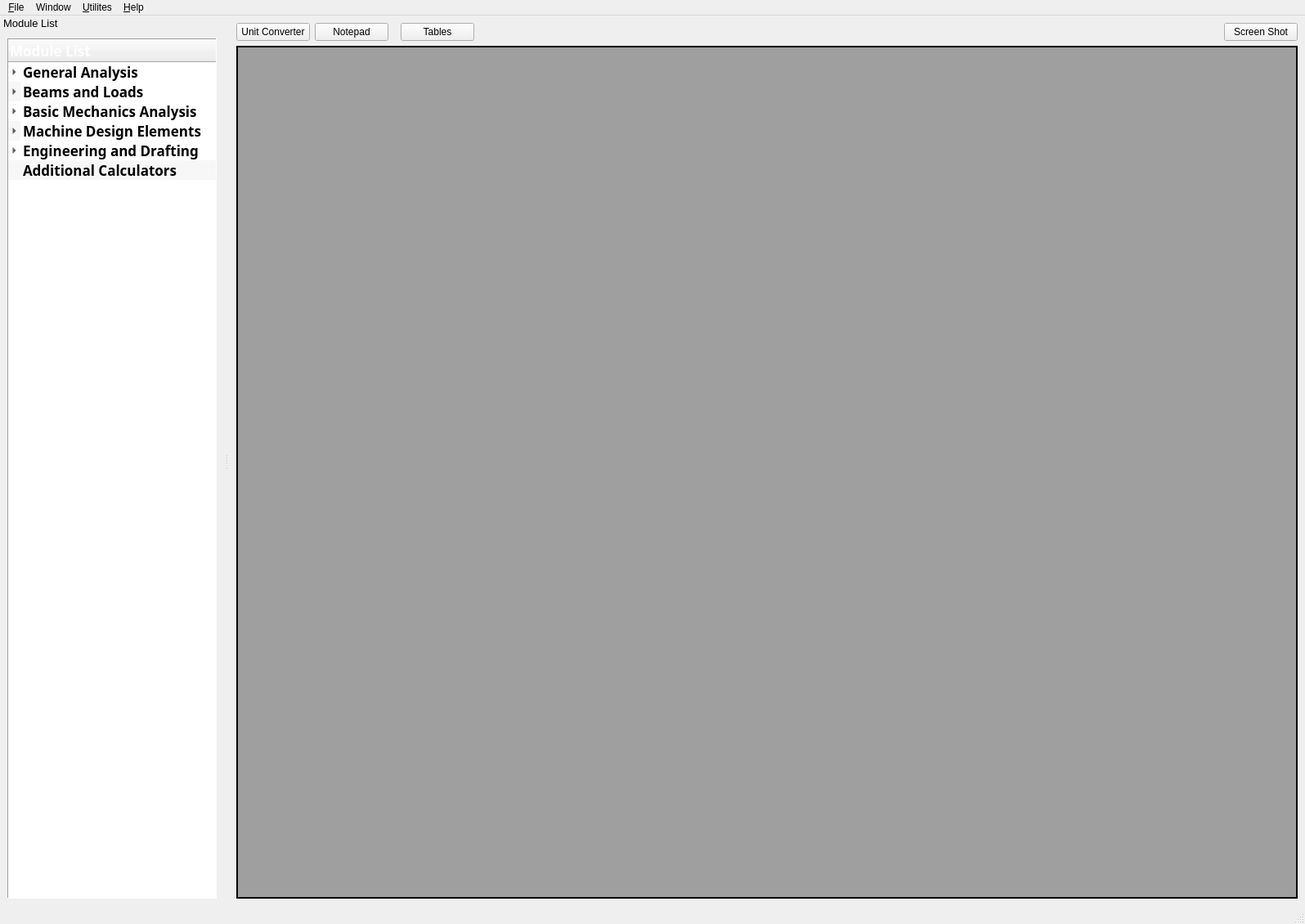
<?xml version="1.0" encoding="UTF-8"?>
<ui version="4.0">
 <class>MEMainWindow</class>
 <widget class="QMainWindow" name="MEMainWindow">
  <property name="geometry">
   <rect>
    <x>0</x>
    <y>0</y>
    <width>1596</width>
    <height>1130</height>
   </rect>
  </property>
  <property name="sizePolicy">
   <sizepolicy hsizetype="Fixed" vsizetype="Fixed">
    <horstretch>0</horstretch>
    <verstretch>0</verstretch>
   </sizepolicy>
  </property>
  <property name="minimumSize">
   <size>
    <width>270</width>
    <height>610</height>
   </size>
  </property>
  <property name="maximumSize">
   <size>
    <width>16777215</width>
    <height>16777215</height>
   </size>
  </property>
  <property name="windowTitle">
   <string>MainWindow</string>
  </property>
  <property name="toolButtonStyle">
   <enum>Qt::ToolButtonIconOnly</enum>
  </property>
  <property name="tabShape">
   <enum>QTabWidget::Rounded</enum>
  </property>
  <property name="dockNestingEnabled">
   <bool>false</bool>
  </property>
  <property name="unifiedTitleAndToolBarOnMac">
   <bool>false</bool>
  </property>
  <widget class="QWidget" name="centralwidget">
   <layout class="QGridLayout" name="gridLayout">
    <item row="0" column="0">
     <layout class="QHBoxLayout" name="horizontalLayout_2">
      <item>
       <widget class="QPushButton" name="Unitconverter">
        <property name="sizePolicy">
         <sizepolicy hsizetype="Minimum" vsizetype="Fixed">
          <horstretch>0</horstretch>
          <verstretch>0</verstretch>
         </sizepolicy>
        </property>
        <property name="minimumSize">
         <size>
          <width>90</width>
          <height>0</height>
         </size>
        </property>
        <property name="text">
         <string>Unit Converter</string>
        </property>
       </widget>
      </item>
      <item>
       <widget class="QPushButton" name="pushButton">
        <property name="sizePolicy">
         <sizepolicy hsizetype="Minimum" vsizetype="Fixed">
          <horstretch>0</horstretch>
          <verstretch>0</verstretch>
         </sizepolicy>
        </property>
        <property name="minimumSize">
         <size>
          <width>90</width>
          <height>0</height>
         </size>
        </property>
        <property name="text">
         <string>Notepad</string>
        </property>
       </widget>
      </item>
      <item>
       <widget class="Line" name="line_2">
        <property name="sizePolicy">
         <sizepolicy hsizetype="Fixed" vsizetype="Fixed">
          <horstretch>0</horstretch>
          <verstretch>0</verstretch>
         </sizepolicy>
        </property>
        <property name="orientation">
         <enum>Qt::Vertical</enum>
        </property>
       </widget>
      </item>
      <item>
       <widget class="QPushButton" name="Tables">
        <property name="sizePolicy">
         <sizepolicy hsizetype="Minimum" vsizetype="Fixed">
          <horstretch>0</horstretch>
          <verstretch>0</verstretch>
         </sizepolicy>
        </property>
        <property name="minimumSize">
         <size>
          <width>90</width>
          <height>0</height>
         </size>
        </property>
        <property name="text">
         <string>Tables</string>
        </property>
       </widget>
      </item>
      <item>
       <spacer name="horizontalSpacer_2">
        <property name="orientation">
         <enum>Qt::Horizontal</enum>
        </property>
        <property name="sizeHint" stdset="0">
         <size>
          <width>40</width>
          <height>20</height>
         </size>
        </property>
       </spacer>
      </item>
      <item>
       <widget class="QPushButton" name="Screenshot">
        <property name="sizePolicy">
         <sizepolicy hsizetype="Minimum" vsizetype="Fixed">
          <horstretch>0</horstretch>
          <verstretch>0</verstretch>
         </sizepolicy>
        </property>
        <property name="minimumSize">
         <size>
          <width>90</width>
          <height>0</height>
         </size>
        </property>
        <property name="text">
         <string>Screen Shot</string>
        </property>
       </widget>
      </item>
     </layout>
    </item>
    <item row="1" column="0">
     <widget class="QMdiArea" name="mdiArea">
      <property name="sizePolicy">
       <sizepolicy hsizetype="Expanding" vsizetype="Expanding">
        <horstretch>0</horstretch>
        <verstretch>0</verstretch>
       </sizepolicy>
      </property>
      <property name="frameShape">
       <enum>QFrame::Panel</enum>
      </property>
      <property name="lineWidth">
       <number>2</number>
      </property>
      <property name="midLineWidth">
       <number>0</number>
      </property>
      <property name="viewMode">
       <enum>QMdiArea::SubWindowView</enum>
      </property>
      <property name="tabsClosable">
       <bool>true</bool>
      </property>
      <property name="tabsMovable">
       <bool>true</bool>
      </property>
      <property name="tabShape">
       <enum>QTabWidget::Triangular</enum>
      </property>
     </widget>
    </item>
   </layout>
  </widget>
  <widget class="QStatusBar" name="statusbar"/>
  <widget class="QMenuBar" name="menubar">
   <property name="geometry">
    <rect>
     <x>0</x>
     <y>0</y>
     <width>1596</width>
     <height>21</height>
    </rect>
   </property>
   <widget class="QMenu" name="menu_File">
    <property name="title">
     <string>&amp;File</string>
    </property>
    <widget class="QMenu" name="menu_Settings">
     <property name="title">
      <string>Settings</string>
     </property>
     <addaction name="actionTheme"/>
    </widget>
    <addaction name="menu_Settings"/>
    <addaction name="actionQuit"/>
   </widget>
   <widget class="QMenu" name="menu_Utilites">
    <property name="title">
     <string>&amp;Utilites</string>
    </property>
    <widget class="QMenu" name="menuTables">
     <property name="title">
      <string>Tables</string>
     </property>
     <addaction name="actionMaterials_list"/>
     <addaction name="actionCross_Sectional_Beams_and_Shapes_Lists"/>
     <addaction name="actionSaftey_Factors"/>
     <addaction name="actionFit_Classes"/>
     <addaction name="actionGD_T"/>
    </widget>
    <addaction name="actionNotepad"/>
    <addaction name="actionUnit_Converter_2"/>
    <addaction name="actionScreenshot"/>
    <addaction name="menuTables"/>
   </widget>
   <widget class="QMenu" name="menu_Help">
    <property name="title">
     <string>&amp;Help</string>
    </property>
    <addaction name="actionModule_Help"/>
    <addaction name="actionAbout"/>
   </widget>
   <widget class="QMenu" name="menuWindow_2">
    <property name="title">
     <string>Window</string>
    </property>
    <addaction name="actionCascade_2"/>
    <addaction name="actionTile_2"/>
    <addaction name="actionClose_All_2"/>
   </widget>
   <addaction name="menu_File"/>
   <addaction name="menuWindow_2"/>
   <addaction name="menu_Utilites"/>
   <addaction name="menu_Help"/>
  </widget>
  <widget class="QDockWidget" name="Modulelistdock">
   <property name="sizePolicy">
    <sizepolicy hsizetype="Expanding" vsizetype="Preferred">
     <horstretch>0</horstretch>
     <verstretch>0</verstretch>
    </sizepolicy>
   </property>
   <property name="minimumSize">
    <size>
     <width>97</width>
     <height>113</height>
    </size>
   </property>
   <property name="font">
    <font>
     <family>Arial</family>
     <pointsize>10</pointsize>
    </font>
   </property>
   <property name="autoFillBackground">
    <bool>false</bool>
   </property>
   <property name="floating">
    <bool>false</bool>
   </property>
   <property name="features">
    <set>QDockWidget::NoDockWidgetFeatures</set>
   </property>
   <property name="allowedAreas">
    <set>Qt::NoDockWidgetArea</set>
   </property>
   <property name="windowTitle">
    <string>Module List</string>
   </property>
   <attribute name="dockWidgetArea">
    <number>1</number>
   </attribute>
   <widget class="QWidget" name="dockWidgetContents">
    <layout class="QVBoxLayout" name="verticalLayout">
     <item>
      <widget class="QTreeWidget" name="Modulelist">
       <property name="sizePolicy">
        <sizepolicy hsizetype="Expanding" vsizetype="Preferred">
         <horstretch>0</horstretch>
         <verstretch>0</verstretch>
        </sizepolicy>
       </property>
       <property name="font">
        <font>
         <family>Century Gothic</family>
         <pointsize>13</pointsize>
         <weight>75</weight>
         <italic>false</italic>
         <bold>true</bold>
         <underline>false</underline>
         <stylestrategy>PreferAntialias</stylestrategy>
         <kerning>true</kerning>
        </font>
       </property>
       <property name="focusPolicy">
        <enum>Qt::NoFocus</enum>
       </property>
       <property name="frameShape">
        <enum>QFrame::Panel</enum>
       </property>
       <property name="sizeAdjustPolicy">
        <enum>QAbstractScrollArea::AdjustIgnored</enum>
       </property>
       <property name="autoScrollMargin">
        <number>16</number>
       </property>
       <property name="editTriggers">
        <set>QAbstractItemView::NoEditTriggers</set>
       </property>
       <property name="tabKeyNavigation">
        <bool>true</bool>
       </property>
       <property name="alternatingRowColors">
        <bool>true</bool>
       </property>
       <property name="selectionBehavior">
        <enum>QAbstractItemView::SelectItems</enum>
       </property>
       <property name="indentation">
        <number>15</number>
       </property>
       <property name="uniformRowHeights">
        <bool>false</bool>
       </property>
       <property name="animated">
        <bool>true</bool>
       </property>
       <property name="wordWrap">
        <bool>true</bool>
       </property>
       <property name="columnCount">
        <number>1</number>
       </property>
       <attribute name="headerCascadingSectionResizes">
        <bool>false</bool>
       </attribute>
       <column>
        <property name="text">
         <string>Module List</string>
        </property>
        <property name="background">
         <color>
          <red>85</red>
          <green>85</green>
          <blue>85</blue>
         </color>
        </property>
        <property name="foreground">
         <brush brushstyle="SolidPattern">
          <color alpha="255">
           <red>255</red>
           <green>255</green>
           <blue>255</blue>
          </color>
         </brush>
        </property>
       </column>
       <item>
        <property name="text">
         <string>General Analysis</string>
        </property>
        <property name="toolTip">
         <string>General Analysis List</string>
        </property>
        <property name="background">
         <brush brushstyle="SolidPattern">
          <color alpha="255">
           <red>255</red>
           <green>255</green>
           <blue>255</blue>
          </color>
         </brush>
        </property>
        <property name="foreground">
         <brush brushstyle="SolidPattern">
          <color alpha="255">
           <red>0</red>
           <green>0</green>
           <blue>0</blue>
          </color>
         </brush>
        </property>
        <property name="flags">
         <set>ItemIsDragEnabled|ItemIsDropEnabled|ItemIsUserCheckable|ItemIsEnabled</set>
        </property>
        <item>
         <property name="text">
          <string>Unit Converter</string>
         </property>
         <property name="toolTip">
          <string>Unit Converter Module</string>
         </property>
         <property name="whatsThis">
          <string/>
         </property>
         <property name="background">
          <brush brushstyle="NoBrush">
           <color alpha="255">
            <red>0</red>
            <green>0</green>
            <blue>0</blue>
           </color>
          </brush>
         </property>
         <property name="foreground">
          <brush brushstyle="NoBrush">
           <color alpha="255">
            <red>0</red>
            <green>0</green>
            <blue>0</blue>
           </color>
          </brush>
         </property>
         <property name="flags">
          <set>ItemIsDragEnabled|ItemIsDropEnabled|ItemIsUserCheckable|ItemIsEnabled</set>
         </property>
        </item>
        <item>
         <property name="text">
          <string>Moments of Inertia</string>
         </property>
         <property name="toolTip">
          <string>Moment of Inertia Module</string>
         </property>
         <property name="background">
          <brush brushstyle="NoBrush">
           <color alpha="255">
            <red>0</red>
            <green>0</green>
            <blue>0</blue>
           </color>
          </brush>
         </property>
         <property name="flags">
          <set>ItemIsDragEnabled|ItemIsDropEnabled|ItemIsUserCheckable|ItemIsEnabled</set>
         </property>
        </item>
        <item>
         <property name="text">
          <string>Vectors</string>
         </property>
         <property name="toolTip">
          <string>Vector Analysis Module</string>
         </property>
         <property name="background">
          <brush brushstyle="NoBrush">
           <color alpha="255">
            <red>0</red>
            <green>0</green>
            <blue>0</blue>
           </color>
          </brush>
         </property>
         <property name="flags">
          <set>ItemIsDragEnabled|ItemIsDropEnabled|ItemIsUserCheckable|ItemIsEnabled</set>
         </property>
        </item>
        <item>
         <property name="text">
          <string>Fasteners</string>
         </property>
         <property name="toolTip">
          <string>Basic Fasteners Module</string>
         </property>
         <property name="background">
          <brush brushstyle="NoBrush">
           <color alpha="255">
            <red>0</red>
            <green>0</green>
            <blue>0</blue>
           </color>
          </brush>
         </property>
         <property name="flags">
          <set>ItemIsDragEnabled|ItemIsDropEnabled|ItemIsUserCheckable|ItemIsEnabled</set>
         </property>
        </item>
        <item>
         <property name="text">
          <string>Material Properties</string>
         </property>
         <property name="toolTip">
          <string>Material Properties Module</string>
         </property>
         <property name="background">
          <brush brushstyle="NoBrush">
           <color alpha="255">
            <red>0</red>
            <green>0</green>
            <blue>0</blue>
           </color>
          </brush>
         </property>
         <property name="flags">
          <set>ItemIsDragEnabled|ItemIsDropEnabled|ItemIsUserCheckable|ItemIsEnabled</set>
         </property>
        </item>
        <item>
         <property name="text">
          <string>Center of Mass and Center of Gravity</string>
         </property>
         <property name="toolTip">
          <string>Center of Mass and Center of Gravity Module</string>
         </property>
         <property name="background">
          <brush brushstyle="NoBrush">
           <color alpha="255">
            <red>0</red>
            <green>0</green>
            <blue>0</blue>
           </color>
          </brush>
         </property>
         <property name="flags">
          <set>ItemIsDragEnabled|ItemIsDropEnabled|ItemIsUserCheckable|ItemIsEnabled</set>
         </property>
        </item>
       </item>
       <item>
        <property name="text">
         <string>Beams and Loads</string>
        </property>
        <property name="toolTip">
         <string>Beams and Loads List</string>
        </property>
        <property name="background">
         <brush brushstyle="SolidPattern">
          <color alpha="255">
           <red>255</red>
           <green>255</green>
           <blue>255</blue>
          </color>
         </brush>
        </property>
        <property name="foreground">
         <brush brushstyle="SolidPattern">
          <color alpha="255">
           <red>0</red>
           <green>0</green>
           <blue>0</blue>
          </color>
         </brush>
        </property>
        <property name="flags">
         <set>ItemIsDragEnabled|ItemIsDropEnabled|ItemIsUserCheckable|ItemIsEnabled</set>
        </property>
        <item>
         <property name="text">
          <string>General Beam Analysis</string>
         </property>
         <property name="toolTip">
          <string>General Beam Analysis List</string>
         </property>
         <property name="background">
          <brush brushstyle="SolidPattern">
           <color alpha="255">
            <red>99</red>
            <green>99</green>
            <blue>99</blue>
           </color>
          </brush>
         </property>
         <property name="foreground">
          <brush brushstyle="SolidPattern">
           <color alpha="255">
            <red>0</red>
            <green>0</green>
            <blue>0</blue>
           </color>
          </brush>
         </property>
         <property name="flags">
          <set>ItemIsDragEnabled|ItemIsDropEnabled|ItemIsUserCheckable|ItemIsEnabled</set>
         </property>
         <item>
          <property name="text">
           <string>Trusses</string>
          </property>
          <property name="toolTip">
           <string>Truss Module</string>
          </property>
          <property name="flags">
           <set>ItemIsDragEnabled|ItemIsDropEnabled|ItemIsUserCheckable|ItemIsEnabled</set>
          </property>
         </item>
         <item>
          <property name="text">
           <string>Moments of Inertia</string>
          </property>
          <property name="toolTip">
           <string>Moment of Inertia Module</string>
          </property>
          <property name="flags">
           <set>ItemIsDragEnabled|ItemIsDropEnabled|ItemIsUserCheckable|ItemIsEnabled</set>
          </property>
         </item>
         <item>
          <property name="text">
           <string>Determinate Beams</string>
          </property>
          <property name="toolTip">
           <string>Determinate Beams Module</string>
          </property>
          <property name="flags">
           <set>ItemIsDragEnabled|ItemIsDropEnabled|ItemIsUserCheckable|ItemIsEnabled</set>
          </property>
         </item>
         <item>
          <property name="text">
           <string>Column Buckling</string>
          </property>
          <property name="toolTip">
           <string>Column Buckling Module</string>
          </property>
          <property name="flags">
           <set>ItemIsDragEnabled|ItemIsDropEnabled|ItemIsUserCheckable|ItemIsEnabled</set>
          </property>
         </item>
         <item>
          <property name="text">
           <string>Flexure</string>
          </property>
          <property name="toolTip">
           <string>Flexure Module</string>
          </property>
          <property name="flags">
           <set>ItemIsDragEnabled|ItemIsDropEnabled|ItemIsUserCheckable|ItemIsEnabled</set>
          </property>
         </item>
         <item>
          <property name="text">
           <string>Indeterminate Axial Structures</string>
          </property>
          <property name="toolTip">
           <string>Indeterminate Axial Structures Module</string>
          </property>
          <property name="flags">
           <set>ItemIsDragEnabled|ItemIsDropEnabled|ItemIsUserCheckable|ItemIsEnabled</set>
          </property>
         </item>
         <item>
          <property name="text">
           <string>Mohr's Circle</string>
          </property>
          <property name="toolTip">
           <string>Mohr's Circle Module</string>
          </property>
          <property name="flags">
           <set>ItemIsDragEnabled|ItemIsDropEnabled|ItemIsUserCheckable|ItemIsEnabled</set>
          </property>
         </item>
         <item>
          <property name="text">
           <string>Deformation analysis</string>
          </property>
          <property name="toolTip">
           <string>Deformation Analysis List</string>
          </property>
          <property name="background">
           <brush brushstyle="SolidPattern">
            <color alpha="255">
             <red>154</red>
             <green>154</green>
             <blue>154</blue>
            </color>
           </brush>
          </property>
          <property name="foreground">
           <brush brushstyle="SolidPattern">
            <color alpha="255">
             <red>0</red>
             <green>0</green>
             <blue>0</blue>
            </color>
           </brush>
          </property>
          <property name="flags">
           <set>ItemIsDragEnabled|ItemIsDropEnabled|ItemIsUserCheckable|ItemIsEnabled</set>
          </property>
          <item>
           <property name="text">
            <string>Generic Beam Deformation Analysis</string>
           </property>
           <property name="toolTip">
            <string>Generic Beam Deformation Module</string>
           </property>
           <property name="flags">
            <set>ItemIsDragEnabled|ItemIsDropEnabled|ItemIsUserCheckable|ItemIsEnabled</set>
           </property>
          </item>
          <item>
           <property name="text">
            <string>Axial Beam Deformation</string>
           </property>
           <property name="toolTip">
            <string>Axial Beam Deformation Module</string>
           </property>
           <property name="flags">
            <set>ItemIsDragEnabled|ItemIsDropEnabled|ItemIsUserCheckable|ItemIsEnabled</set>
           </property>
          </item>
          <item>
           <property name="text">
            <string>Torsional Beam Deformation</string>
           </property>
           <property name="toolTip">
            <string>Torsioanl Beam Deformation Module</string>
           </property>
           <property name="flags">
            <set>ItemIsDragEnabled|ItemIsDropEnabled|ItemIsUserCheckable|ItemIsEnabled</set>
           </property>
          </item>
         </item>
        </item>
       </item>
       <item>
        <property name="text">
         <string>Basic Mechanics Analysis</string>
        </property>
        <property name="toolTip">
         <string>Basic Mechanics Analysis List</string>
        </property>
        <property name="background">
         <brush brushstyle="SolidPattern">
          <color alpha="255">
           <red>255</red>
           <green>255</green>
           <blue>255</blue>
          </color>
         </brush>
        </property>
        <property name="foreground">
         <brush brushstyle="SolidPattern">
          <color alpha="255">
           <red>0</red>
           <green>0</green>
           <blue>0</blue>
          </color>
         </brush>
        </property>
        <property name="flags">
         <set>ItemIsDragEnabled|ItemIsDropEnabled|ItemIsUserCheckable|ItemIsEnabled</set>
        </property>
        <item>
         <property name="text">
          <string>Determinate Beams</string>
         </property>
         <property name="toolTip">
          <string>Determinate Beams Module</string>
         </property>
         <property name="flags">
          <set>ItemIsDragEnabled|ItemIsDropEnabled|ItemIsUserCheckable|ItemIsEnabled</set>
         </property>
        </item>
        <item>
         <property name="text">
          <string>Simple Torsion</string>
         </property>
         <property name="toolTip">
          <string>Simple Torsion Module</string>
         </property>
         <property name="flags">
          <set>ItemIsDragEnabled|ItemIsDropEnabled|ItemIsUserCheckable|ItemIsEnabled</set>
         </property>
        </item>
        <item>
         <property name="text">
          <string>Mohr's Circle</string>
         </property>
         <property name="toolTip">
          <string>Morh's Circle Module</string>
         </property>
         <property name="flags">
          <set>ItemIsDragEnabled|ItemIsDropEnabled|ItemIsUserCheckable|ItemIsEnabled</set>
         </property>
        </item>
        <item>
         <property name="text">
          <string>Flexure</string>
         </property>
         <property name="toolTip">
          <string>Flexure Module</string>
         </property>
         <property name="flags">
          <set>ItemIsDragEnabled|ItemIsDropEnabled|ItemIsUserCheckable|ItemIsEnabled</set>
         </property>
        </item>
        <item>
         <property name="text">
          <string>Pressure Vessels</string>
         </property>
         <property name="toolTip">
          <string>Pressure Vessels Module</string>
         </property>
         <property name="flags">
          <set>ItemIsDragEnabled|ItemIsDropEnabled|ItemIsUserCheckable|ItemIsEnabled</set>
         </property>
        </item>
        <item>
         <property name="text">
          <string>Kinematic Diagraming</string>
         </property>
         <property name="toolTip">
          <string>Kinematic Diagraming Module</string>
         </property>
         <property name="flags">
          <set>ItemIsDragEnabled|ItemIsDropEnabled|ItemIsUserCheckable|ItemIsEnabled</set>
         </property>
        </item>
        <item>
         <property name="text">
          <string>Indeterminate Coaxial Shafts</string>
         </property>
         <property name="toolTip">
          <string>Indeterminate Coaxial Shafts Module</string>
         </property>
         <property name="flags">
          <set>ItemIsDragEnabled|ItemIsDropEnabled|ItemIsUserCheckable|ItemIsEnabled</set>
         </property>
        </item>
        <item>
         <property name="text">
          <string>Indeterminate End-to-End Shafts</string>
         </property>
         <property name="toolTip">
          <string>Indeterminate End-to-End Shafts Module</string>
         </property>
         <property name="flags">
          <set>ItemIsDragEnabled|ItemIsDropEnabled|ItemIsUserCheckable|ItemIsEnabled</set>
         </property>
        </item>
       </item>
       <item>
        <property name="text">
         <string>Machine Design Elements</string>
        </property>
        <property name="toolTip">
         <string>Machine Design Elements List</string>
        </property>
        <property name="background">
         <brush brushstyle="SolidPattern">
          <color alpha="255">
           <red>255</red>
           <green>255</green>
           <blue>255</blue>
          </color>
         </brush>
        </property>
        <property name="foreground">
         <brush brushstyle="SolidPattern">
          <color alpha="255">
           <red>0</red>
           <green>0</green>
           <blue>0</blue>
          </color>
         </brush>
        </property>
        <property name="flags">
         <set>ItemIsDragEnabled|ItemIsDropEnabled|ItemIsUserCheckable|ItemIsEnabled</set>
        </property>
        <item>
         <property name="text">
          <string>Machine Drives</string>
         </property>
         <property name="toolTip">
          <string>Machine Drives List</string>
         </property>
         <property name="background">
          <brush brushstyle="SolidPattern">
           <color alpha="255">
            <red>99</red>
            <green>99</green>
            <blue>99</blue>
           </color>
          </brush>
         </property>
         <property name="foreground">
          <brush brushstyle="SolidPattern">
           <color alpha="255">
            <red>0</red>
            <green>0</green>
            <blue>0</blue>
           </color>
          </brush>
         </property>
         <property name="flags">
          <set>ItemIsDragEnabled|ItemIsDropEnabled|ItemIsUserCheckable|ItemIsEnabled</set>
         </property>
         <item>
          <property name="text">
           <string>Belt Drives</string>
          </property>
          <property name="toolTip">
           <string>Belt Drives Module</string>
          </property>
          <property name="flags">
           <set>ItemIsDragEnabled|ItemIsDropEnabled|ItemIsUserCheckable|ItemIsEnabled</set>
          </property>
         </item>
         <item>
          <property name="text">
           <string>Chain Drives</string>
          </property>
          <property name="toolTip">
           <string>Chain Drive Module</string>
          </property>
          <property name="flags">
           <set>ItemIsDragEnabled|ItemIsDropEnabled|ItemIsUserCheckable|ItemIsEnabled</set>
          </property>
         </item>
         <item>
          <property name="text">
           <string>Gears</string>
          </property>
          <property name="toolTip">
           <string>Gear List</string>
          </property>
          <property name="background">
           <brush brushstyle="SolidPattern">
            <color alpha="255">
             <red>154</red>
             <green>154</green>
             <blue>154</blue>
            </color>
           </brush>
          </property>
          <property name="foreground">
           <brush brushstyle="SolidPattern">
            <color alpha="255">
             <red>0</red>
             <green>0</green>
             <blue>0</blue>
            </color>
           </brush>
          </property>
          <property name="flags">
           <set>ItemIsDragEnabled|ItemIsDropEnabled|ItemIsUserCheckable|ItemIsEnabled</set>
          </property>
          <item>
           <property name="text">
            <string>Gear Driven Shafts</string>
           </property>
           <property name="toolTip">
            <string>Gear Driven Shafts Module</string>
           </property>
           <property name="flags">
            <set>ItemIsDragEnabled|ItemIsDropEnabled|ItemIsUserCheckable|ItemIsEnabled</set>
           </property>
          </item>
          <item>
           <property name="text">
            <string>Gear Trains</string>
           </property>
           <property name="toolTip">
            <string>Gear Trains Module</string>
           </property>
           <property name="flags">
            <set>ItemIsDragEnabled|ItemIsDropEnabled|ItemIsUserCheckable|ItemIsEnabled</set>
           </property>
          </item>
          <item>
           <property name="text">
            <string>Advanced Gear Calculator</string>
           </property>
           <property name="toolTip">
            <string>Advanced Gear Calculator Module</string>
           </property>
           <property name="flags">
            <set>ItemIsDragEnabled|ItemIsDropEnabled|ItemIsUserCheckable|ItemIsEnabled</set>
           </property>
          </item>
         </item>
        </item>
        <item>
         <property name="text">
          <string>Bearing Calculator</string>
         </property>
         <property name="toolTip">
          <string>Bearing Calculator</string>
         </property>
         <property name="flags">
          <set>ItemIsDragEnabled|ItemIsDropEnabled|ItemIsUserCheckable|ItemIsEnabled</set>
         </property>
        </item>
        <item>
         <property name="text">
          <string>Key Calculator</string>
         </property>
         <property name="toolTip">
          <string>Key Calculator Module</string>
         </property>
         <property name="flags">
          <set>ItemIsDragEnabled|ItemIsDropEnabled|ItemIsUserCheckable|ItemIsEnabled</set>
         </property>
        </item>
       </item>
       <item>
        <property name="text">
         <string>Engineering and Drafting</string>
        </property>
        <property name="toolTip">
         <string>Engineering and Drafting List</string>
        </property>
        <property name="background">
         <brush brushstyle="SolidPattern">
          <color alpha="255">
           <red>255</red>
           <green>255</green>
           <blue>255</blue>
          </color>
         </brush>
        </property>
        <property name="foreground">
         <brush brushstyle="SolidPattern">
          <color alpha="255">
           <red>0</red>
           <green>0</green>
           <blue>0</blue>
          </color>
         </brush>
        </property>
        <property name="flags">
         <set>ItemIsDragEnabled|ItemIsDropEnabled|ItemIsUserCheckable|ItemIsEnabled</set>
        </property>
        <item>
         <property name="text">
          <string>GD&amp;T Checker</string>
         </property>
         <property name="toolTip">
          <string>GD&amp;T Checker Module</string>
         </property>
         <property name="flags">
          <set>ItemIsDragEnabled|ItemIsDropEnabled|ItemIsUserCheckable|ItemIsEnabled</set>
         </property>
        </item>
        <item>
         <property name="text">
          <string>Limits and Fits</string>
         </property>
         <property name="toolTip">
          <string>Limits and Fits Module</string>
         </property>
         <property name="flags">
          <set>ItemIsDragEnabled|ItemIsDropEnabled|ItemIsUserCheckable|ItemIsEnabled</set>
         </property>
        </item>
        <item>
         <property name="text">
          <string>Fixed and Floating Fastener Calculator</string>
         </property>
         <property name="toolTip">
          <string>GD&amp;T Fastener Module</string>
         </property>
         <property name="flags">
          <set>ItemIsDragEnabled|ItemIsDropEnabled|ItemIsUserCheckable|ItemIsEnabled</set>
         </property>
        </item>
        <item>
         <property name="text">
          <string>Paper Gauging </string>
         </property>
         <property name="toolTip">
          <string>Paper Gauging Module</string>
         </property>
         <property name="flags">
          <set>ItemIsDragEnabled|ItemIsDropEnabled|ItemIsUserCheckable|ItemIsEnabled</set>
         </property>
        </item>
        <item>
         <property name="text">
          <string>Tolerance Finder</string>
         </property>
         <property name="toolTip">
          <string>Tolerance Finder Module</string>
         </property>
         <property name="flags">
          <set>ItemIsDragEnabled|ItemIsDropEnabled|ItemIsUserCheckable|ItemIsEnabled</set>
         </property>
        </item>
        <item>
         <property name="text">
          <string>Diameter Deviation</string>
         </property>
         <property name="toolTip">
          <string>Diameter Deviation Module</string>
         </property>
         <property name="flags">
          <set>ItemIsDragEnabled|ItemIsDropEnabled|ItemIsUserCheckable|ItemIsEnabled</set>
         </property>
        </item>
       </item>
       <item>
        <property name="text">
         <string>Additional Calculators</string>
        </property>
        <property name="toolTip">
         <string>Additional Calculators List</string>
        </property>
        <property name="flags">
         <set>ItemIsDragEnabled|ItemIsDropEnabled|ItemIsUserCheckable|ItemIsEnabled</set>
        </property>
       </item>
      </widget>
     </item>
    </layout>
   </widget>
  </widget>
  <action name="actionUnit_Converter">
   <property name="text">
    <string>Unit Converter</string>
   </property>
  </action>
  <action name="actionMoments_of_Inertia">
   <property name="text">
    <string>Moments of Inertia</string>
   </property>
  </action>
  <action name="actionVectors">
   <property name="text">
    <string>Vectors</string>
   </property>
  </action>
  <action name="actionFriction_and_Force">
   <property name="text">
    <string>Friction and Force</string>
   </property>
  </action>
  <action name="actionFasteners">
   <property name="text">
    <string>Fasteners</string>
   </property>
  </action>
  <action name="actionMaterial_Properties">
   <property name="text">
    <string>Material Properties</string>
   </property>
  </action>
  <action name="actionCM_and_CG">
   <property name="text">
    <string>CM and CG</string>
   </property>
  </action>
  <action name="actionTrusses">
   <property name="text">
    <string>Trusses</string>
   </property>
  </action>
  <action name="actionBeamsMoments_of_Inertia">
   <property name="text">
    <string>Moments of Inertia</string>
   </property>
  </action>
  <action name="actionShear_and_Moment">
   <property name="text">
    <string>Shear and Moment</string>
   </property>
  </action>
  <action name="actionIndeterminate_Axial_Structures">
   <property name="text">
    <string>Indeterminate Axial Structures</string>
   </property>
  </action>
  <action name="actionFlexure">
   <property name="text">
    <string>Flexure</string>
   </property>
  </action>
  <action name="actionBeam_Deformation">
   <property name="text">
    <string>Beam Deformation</string>
   </property>
  </action>
  <action name="actionAxial_Beam_Deformation">
   <property name="text">
    <string>Axial Beam Deformation</string>
   </property>
  </action>
  <action name="actionTorsional_Beam_Deformation">
   <property name="text">
    <string>Torsional Beam Deformation</string>
   </property>
  </action>
  <action name="actionSupported_Beams">
   <property name="text">
    <string>Supported Beams</string>
   </property>
  </action>
  <action name="actionMohr_s_Circle">
   <property name="text">
    <string>Mohr's Circle</string>
   </property>
  </action>
  <action name="actionC_Clamp">
   <property name="text">
    <string>C-Clamp</string>
   </property>
  </action>
  <action name="actionCompression_Link">
   <property name="text">
    <string>Compression Link</string>
   </property>
  </action>
  <action name="actionTension_Link">
   <property name="text">
    <string>Tension Link</string>
   </property>
  </action>
  <action name="actionPost">
   <property name="text">
    <string>Post</string>
   </property>
  </action>
  <action name="actionPost_and_Beam">
   <property name="text">
    <string>Post and Beam</string>
   </property>
  </action>
  <action name="actionKinematic_Diagraming">
   <property name="text">
    <string>Kinematic Diagraming</string>
   </property>
  </action>
  <action name="actionVector_Analysis">
   <property name="text">
    <string>Vector Analysis</string>
   </property>
  </action>
  <action name="actionGDT_Checker">
   <property name="text">
    <string>GDT Checker</string>
   </property>
  </action>
  <action name="actionVirtual_Condition_Calculator">
   <property name="text">
    <string>Virtual Condition Calculator</string>
   </property>
  </action>
  <action name="actionLimits_and_Fits">
   <property name="text">
    <string>Limits and Fits</string>
   </property>
  </action>
  <action name="actionGDTFasteners">
   <property name="text">
    <string>Fasteners</string>
   </property>
  </action>
  <action name="actionPaper_Gauging">
   <property name="text">
    <string>Paper Gauging</string>
   </property>
  </action>
  <action name="actionTolerance_Finder">
   <property name="text">
    <string>Tolerance Finder</string>
   </property>
  </action>
  <action name="actionDiameter_Deviation">
   <property name="text">
    <string>Diameter Deviation</string>
   </property>
  </action>
  <action name="actionTorsion">
   <property name="text">
    <string>Torsion</string>
   </property>
  </action>
  <action name="actionPressure">
   <property name="text">
    <string>Pressure</string>
   </property>
  </action>
  <action name="actionAddMohr_s_Circle">
   <property name="text">
    <string>Mohr's Circle</string>
   </property>
  </action>
  <action name="actionModule_List">
   <property name="text">
    <string>Module List</string>
   </property>
  </action>
  <action name="actionQuit">
   <property name="text">
    <string>Quit</string>
   </property>
  </action>
  <action name="actionNotepad">
   <property name="text">
    <string>Notepad</string>
   </property>
  </action>
  <action name="actionCalculator">
   <property name="text">
    <string>Calculator</string>
   </property>
  </action>
  <action name="actionScreenshot">
   <property name="text">
    <string>Screenshot</string>
   </property>
  </action>
  <action name="actionPerfer_SI_units">
   <property name="text">
    <string>Edit Saftey Factor</string>
   </property>
  </action>
  <action name="actionPerfer_Metric_Units">
   <property name="text">
    <string>Theme</string>
   </property>
  </action>
  <action name="actionMaterials_list">
   <property name="text">
    <string>Materials List</string>
   </property>
  </action>
  <action name="actionCross_Sectional_Beams_and_Shapes_Lists">
   <property name="text">
    <string>Beams and Shapes Lists</string>
   </property>
  </action>
  <action name="actionAbout">
   <property name="text">
    <string>About</string>
   </property>
  </action>
  <action name="actionUnit_Converter_help">
   <property name="text">
    <string>Unit Converter</string>
   </property>
  </action>
  <action name="actionMoments_of_Inertia_help">
   <property name="text">
    <string>Moments of Inertia</string>
   </property>
  </action>
  <action name="actionVectors_help">
   <property name="text">
    <string>Vectors</string>
   </property>
  </action>
  <action name="actionFriction_and_Force_help">
   <property name="text">
    <string>Friction and Force</string>
   </property>
  </action>
  <action name="actionFasteners_help">
   <property name="text">
    <string>Fasteners</string>
   </property>
  </action>
  <action name="actionMaterial_Properties_help">
   <property name="text">
    <string>Material Properties</string>
   </property>
  </action>
  <action name="actionCM_and_CG_help">
   <property name="text">
    <string>CM and CG</string>
   </property>
  </action>
  <action name="actionTrusses_help">
   <property name="text">
    <string>Trusses</string>
   </property>
  </action>
  <action name="actionBeamsMoments_of_Inertia_help">
   <property name="text">
    <string>Moments of Inertia</string>
   </property>
  </action>
  <action name="actionShear_and_Moment_help">
   <property name="text">
    <string>Shear and Moment</string>
   </property>
  </action>
  <action name="actionIndeterminate_Axial_Structures_help">
   <property name="text">
    <string>Indeterminate Axial Structures</string>
   </property>
  </action>
  <action name="actionFlexure_help">
   <property name="text">
    <string>Flexure</string>
   </property>
  </action>
  <action name="actionBeam_Deformation_help">
   <property name="text">
    <string>Beam Deformation</string>
   </property>
  </action>
  <action name="actionAxial_Beam_Deformation_help">
   <property name="text">
    <string>Axial Beam Deformation</string>
   </property>
  </action>
  <action name="actionTorsional_Beam_Deformation_help">
   <property name="text">
    <string>Torsional Beam Deformation</string>
   </property>
  </action>
  <action name="actionSupported_Beams_help">
   <property name="text">
    <string>Supported Beams</string>
   </property>
  </action>
  <action name="actionMohr_s_Circle_help">
   <property name="text">
    <string>Mohr's Circle</string>
   </property>
  </action>
  <action name="actionC_Clamp_help">
   <property name="text">
    <string>C-Clamp</string>
   </property>
  </action>
  <action name="actionCompression_Link_help">
   <property name="text">
    <string>Compression Link</string>
   </property>
  </action>
  <action name="actionTension_Link_help">
   <property name="text">
    <string>Tension Link</string>
   </property>
  </action>
  <action name="actionPost_help">
   <property name="text">
    <string>Post</string>
   </property>
  </action>
  <action name="actionPost_and_Beam_help">
   <property name="text">
    <string>Post and Beam</string>
   </property>
  </action>
  <action name="actionSolid_shaft_and_Pipe_help">
   <property name="text">
    <string>Solid Shaft and Pipe</string>
   </property>
  </action>
  <action name="actionKinematic_Diagraming_help">
   <property name="text">
    <string>Kinematic Diagraming</string>
   </property>
  </action>
  <action name="actionVector_and_Motion_Analysis_help">
   <property name="text">
    <string>Vector and Motion Analysis</string>
   </property>
  </action>
  <action name="actionGDT_Checker_help">
   <property name="text">
    <string>GDT Checker</string>
   </property>
  </action>
  <action name="actionVirtual_Condition_Calculator_help">
   <property name="text">
    <string>Virtual Condition Calculator</string>
   </property>
  </action>
  <action name="actionLimits_and_Fits_help">
   <property name="text">
    <string>Limits and Fits</string>
   </property>
  </action>
  <action name="actionGDTFasteners_help">
   <property name="text">
    <string>Fasteners</string>
   </property>
  </action>
  <action name="actionPaper_Gauging_help">
   <property name="text">
    <string>Paper Gauging</string>
   </property>
  </action>
  <action name="actionTolerance_Finder_help">
   <property name="text">
    <string>Tolerance Finder</string>
   </property>
  </action>
  <action name="actionDiameter_Deviation_help">
   <property name="text">
    <string>Diameter Deviation</string>
   </property>
  </action>
  <action name="actionTorsion_help">
   <property name="text">
    <string>Torsion</string>
   </property>
  </action>
  <action name="actionPressure_help">
   <property name="text">
    <string>Pressure</string>
   </property>
  </action>
  <action name="actionTheme">
   <property name="text">
    <string>Theme</string>
   </property>
  </action>
  <action name="actionSaftey_Factors">
   <property name="text">
    <string>Saftey Factors</string>
   </property>
  </action>
  <action name="actionSolid_Shaft_and_Pipe">
   <property name="text">
    <string>Solid Shaft and Pipe</string>
   </property>
  </action>
  <action name="actionMohr_s_Circle_2">
   <property name="text">
    <string>Mohr's Circle</string>
   </property>
  </action>
  <action name="actionFit_Classes">
   <property name="text">
    <string>Fit Classes</string>
   </property>
  </action>
  <action name="actionCredits">
   <property name="text">
    <string>Credits</string>
   </property>
  </action>
  <action name="actionUnit_Converter_2">
   <property name="text">
    <string>Unit Converter</string>
   </property>
  </action>
  <action name="actionColumn_Buckling">
   <property name="text">
    <string>Column Buckling</string>
   </property>
  </action>
  <action name="actionDeterminate_Beams">
   <property name="text">
    <string>Determinate Beams</string>
   </property>
  </action>
  <action name="actionSimple_Torsion">
   <property name="text">
    <string>Simple Torsion</string>
   </property>
  </action>
  <action name="actionMohr_s_Circle_3">
   <property name="text">
    <string>Mohr's Circle</string>
   </property>
  </action>
  <action name="actionFlexure_2">
   <property name="text">
    <string>Flexure</string>
   </property>
  </action>
  <action name="actionPressure_Vessels">
   <property name="text">
    <string>Pressure Vessels</string>
   </property>
  </action>
  <action name="actionKinematic_Digramming">
   <property name="text">
    <string>Kinematic Digramming</string>
   </property>
  </action>
  <action name="actionIndeterminate_Coaxial_Shafts">
   <property name="text">
    <string>Indeterminate Coaxial Shafts</string>
   </property>
  </action>
  <action name="actionGear_Trains">
   <property name="text">
    <string>Gear Trains</string>
   </property>
  </action>
  <action name="actionAdvanced_Gear_Calculator">
   <property name="text">
    <string>Advanced Gear Calculator</string>
   </property>
  </action>
  <action name="actionShaft_Design">
   <property name="text">
    <string>Shaft Design</string>
   </property>
  </action>
  <action name="actionGear_Driven_Shafts">
   <property name="text">
    <string>Gear Driven Shafts</string>
   </property>
  </action>
  <action name="actionChain_Drives">
   <property name="text">
    <string>Chain Drives</string>
   </property>
  </action>
  <action name="actionBelt_Drived">
   <property name="text">
    <string>Belt Drives</string>
   </property>
  </action>
  <action name="actionBearing_Calculator">
   <property name="text">
    <string>Bearing Calculator</string>
   </property>
  </action>
  <action name="actionKey_Calculator">
   <property name="text">
    <string>Key Calculator</string>
   </property>
  </action>
  <action name="actionQuit_all">
   <property name="text">
    <string>Quit All</string>
   </property>
  </action>
  <action name="actionCascade">
   <property name="text">
    <string>Cascade</string>
   </property>
  </action>
  <action name="actionTile">
   <property name="text">
    <string>Tile</string>
   </property>
  </action>
  <action name="actionClose_All">
   <property name="text">
    <string>Close All</string>
   </property>
  </action>
  <action name="actionCascade_2">
   <property name="text">
    <string>Cascade</string>
   </property>
  </action>
  <action name="actionTile_2">
   <property name="text">
    <string>Tile</string>
   </property>
  </action>
  <action name="actionClose_All_2">
   <property name="text">
    <string>Close All</string>
   </property>
  </action>
  <action name="actionModule_Help">
   <property name="text">
    <string>Module Help</string>
   </property>
  </action>
  <action name="actionGD_T">
   <property name="text">
    <string>GD&amp;T</string>
   </property>
  </action>
 </widget>
 <resources/>
 <connections/>
</ui>
